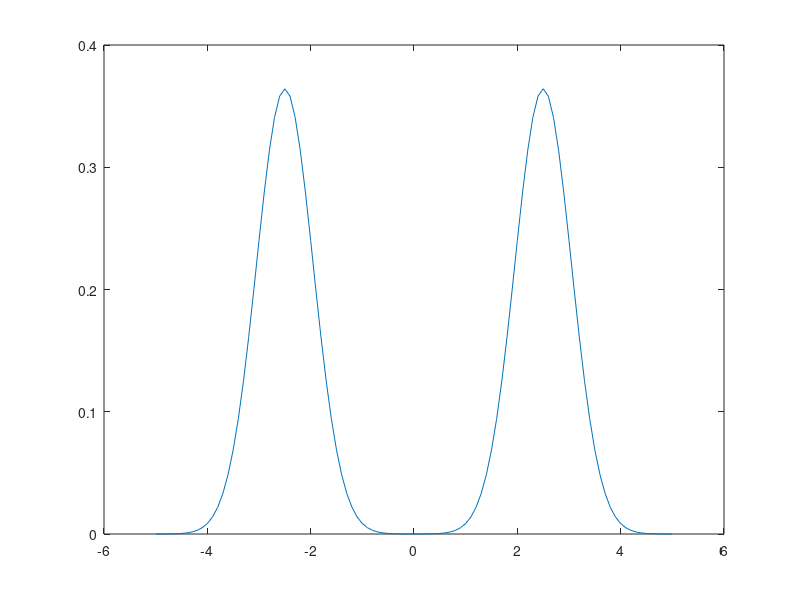

MATLAB code to generate this figure: (Note: this script raises an error after producing the figure.)
%% Gaussian pulse Frft and two slits

X=5;     % bound of signal in time
dx=0.1;  %sampling interval
x=-X:dx:(X); 
fs=1/dx; %sampling rate

 

gm = gmdistribution([-2.5; 2.5],0.3);
pulse= pdf(gm, x');
plot(x,pulse)

 a=0:0.01:1; % phi=a*pi/2, phi(4)=2pi
 w=linspace(-fs/2,fs/2,length(x));
 for k=1:length(a)
    F_a = frft(pulse,a(k));
    
    figure(1); clf;
    
    subplot(2,2,1)
    plot(x,pulse);
    str = 'gaussian pulse';
    title(str);
    xlabel('position');
    axis([-X X -0.3 0.5]);
 
    
    freq_axis = [-fs/2 fs/2-0.01 -1 1];
    subplot(2,2,2)
    plot(w,real(F_a));
    str = ['Re(FrFT) \alpha = ', num2str(a(k)*pi/2)];
    title(str);
    xlabel('frequency');
    axis(freq_axis);
    
    subplot(2,2,4)
    plot(w,imag(F_a))
    str = ['Im(FrFT)'];
    title(str);
    xlabel('frequency');
    axis(freq_axis);
    
    subplot(2,2,3)
    Mag_Fa(:,k) = abs(F_a);
    plot(w,abs(F_a)); 

    str = ['absulute value of FrFT'];
    title(str);
    xlabel('frequency');
    axis(freq_axis);
    
 
    
%%%%%%%%%%%%%%%%%%%%%%%%%%%  for video purpuses  %%%%%%%%%%%%%%%%%%%%%%%%%%
%     if k==1
%         F(1:10) = getframe(gcf); % begin with a few constatnt frames
%     elseif k==length(x)
%         F(k+10:k+30) = getframe(gcf); % end with a few constatnt frames
%     end
%     F(k+10)=getframe(gcf);
%%%%%%%%%%%%%%%%%%%%%%%%%%%%%%%%%%%%%%%%%%%%%%%%%%%%%%%%%%%%%%%%%%%%%%%%%%%
    
  pause(0.001) 
    
 end
 
%%%%%%%%%%%%%%%%%%%%%%%%%%%  for video purpuses  %%%%%%%%%%%%%%%%%%%%%%%%%%
% video = VideoWriter('Gaussian_pulses');
% video.FrameRate = 12;
% open(video)
% writeVideo(video,F);
% close(video)
%%%%%%%%%%%%%%%%%%%%%%%%%%%%%%%%%%%%%%%%%%%%%%%%%%%%%%%%%%%%%%%%%%%%%%%%%%%

%% polar plot

% figure('color','white');
% subplot(1,2,1)
% polarplot3d(Mag_Fa,'plottype','wire','angularrange',[0 2*pi]);
% view([-18 76]);
% subplot(1,2,2)
% polarplot3d(Mag_Fa,'plottype','surfcn','angularrange',[0 2*pi]);
% view([-18 76]);


